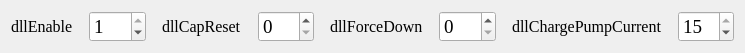
   <widget class="QWidget" name="layoutWidget">
    <property name="geometry">
     <rect>
      <x>10</x>
      <y>528</y>
      <width>745</width>
      <height>32</height>
     </rect>
    </property>
    <layout class="QHBoxLayout" name="horizontalLayout_2">
     <property name="spacing">
      <number>16</number>
     </property>
     <item>
      <widget class="QLabel" name="dllEnable">
       <property name="font">
        <font>
         <family>Times New Roman</family>
         <pointsize>12</pointsize>
         <weight>50</weight>
         <bold>false</bold>
        </font>
       </property>
       <property name="text">
        <string>dllEnable</string>
       </property>
      </widget>
     </item>
     <item>
      <widget class="QSpinBox" name="dllEnable_Box">
       <property name="font">
        <font>
         <family>Times New Roman</family>
         <pointsize>14</pointsize>
        </font>
       </property>
       <property name="maximum">
        <number>1</number>
       </property>
       <property name="value">
        <number>1</number>
       </property>
      </widget>
     </item>
     <item>
      <widget class="QLabel" name="dllCapReset">
       <property name="font">
        <font>
         <family>Times New Roman</family>
         <pointsize>12</pointsize>
         <weight>50</weight>
         <bold>false</bold>
        </font>
       </property>
       <property name="text">
        <string>dllCapReset</string>
       </property>
      </widget>
     </item>
     <item>
      <widget class="QSpinBox" name="dllCapReset_Box">
       <property name="font">
        <font>
         <family>Times New Roman</family>
         <pointsize>14</pointsize>
        </font>
       </property>
       <property name="maximum">
        <number>1</number>
       </property>
       <property name="value">
        <number>0</number>
       </property>
      </widget>
     </item>
     <item>
      <widget class="QLabel" name="dllForceDown">
       <property name="font">
        <font>
         <family>Times New Roman</family>
         <pointsize>12</pointsize>
         <weight>50</weight>
         <bold>false</bold>
        </font>
       </property>
       <property name="text">
        <string>dllForceDown</string>
       </property>
      </widget>
     </item>
     <item>
      <widget class="QSpinBox" name="dllForceDown_Box">
       <property name="font">
        <font>
         <family>Times New Roman</family>
         <pointsize>14</pointsize>
        </font>
       </property>
       <property name="maximum">
        <number>1</number>
       </property>
       <property name="value">
        <number>0</number>
       </property>
      </widget>
     </item>
     <item>
      <widget class="QLabel" name="dllChargePumpCurrent">
       <property name="font">
        <font>
         <family>Times New Roman</family>
         <pointsize>12</pointsize>
         <weight>50</weight>
         <bold>false</bold>
        </font>
       </property>
       <property name="text">
        <string>dllChargePumpCurrent</string>
       </property>
      </widget>
     </item>
     <item>
      <widget class="QSpinBox" name="dllChargePumpCurrent_Box">
       <property name="font">
        <font>
         <family>Times New Roman</family>
         <pointsize>14</pointsize>
        </font>
       </property>
       <property name="maximum">
        <number>15</number>
       </property>
       <property name="value">
        <number>15</number>
       </property>
      </widget>
     </item>
    </layout>
   </widget>
